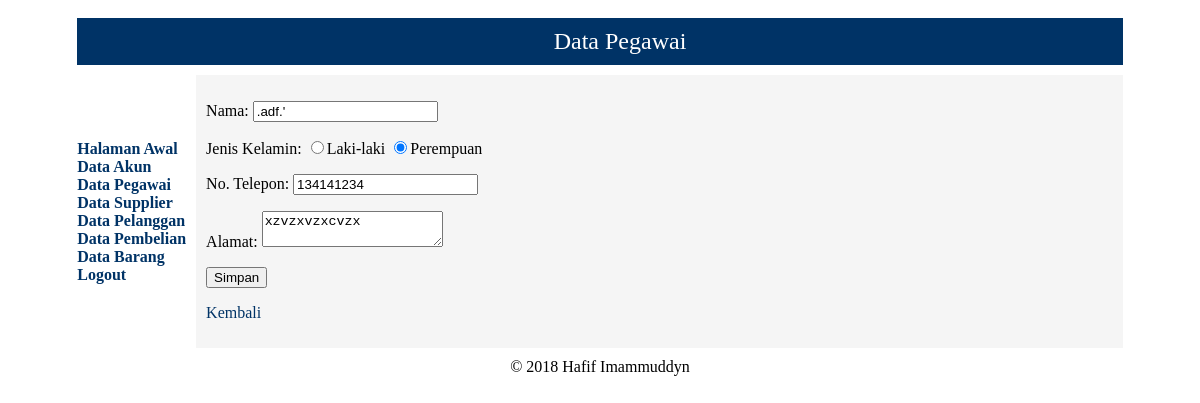
Page /edit_pegawai.php?id=30 (signed in) on the earlier database version.
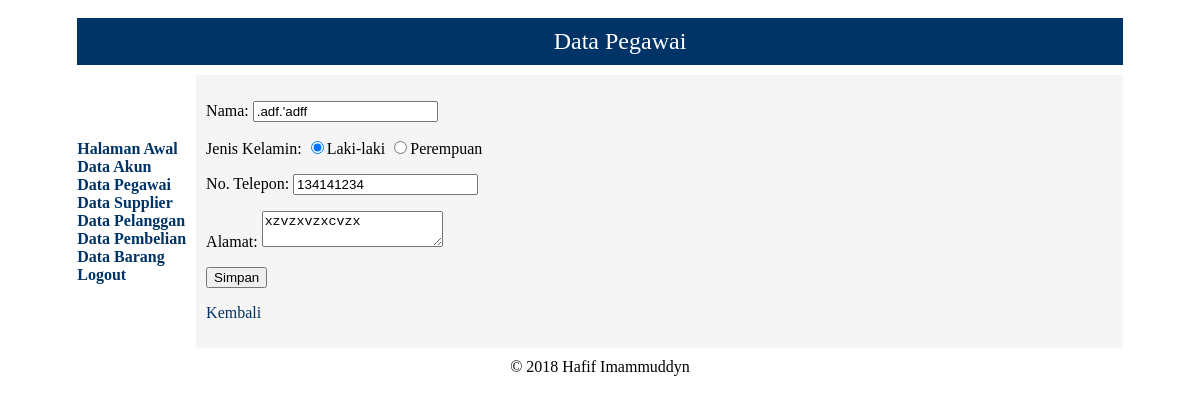
Same page on the later database version.
### tables this page shows
CREATE TABLE `tb_pegawai` (
  `kode_pegawai` int(11) NOT NULL AUTO_INCREMENT,
  `nama_lengkap` varchar(100) NOT NULL,
  `jenis_kelamin` enum('L','P') NOT NULL,
  `no_telepon` varchar(15) NOT NULL,
  `alamat` varchar(255) NOT NULL,
  PRIMARY KEY (`kode_pegawai`)
);

### edit_pegawai.php (the view, shortened to what this page needs)
<?php
if (isset($_GET['id']) && is_numeric($_GET['id'])) {
    $id = $_GET['id'];
} elseif (isset($_POST['id']) && is_numeric($_POST['id'])) {
    $id = $_POST['id'];
} else {
  idError:
    echo '<p>Terjadi kesalahan saat mencoba mengakses halaman ini.<p>';
    goto endScript;
}
require('mysqli_connect.php');
$q = "SELECT * FROM tb_pegawai WHERE kode_pegawai = $id";
$r = @mysqli_query($dbc, $q);
if ($r) {
    if (mysqli_num_rows($r) == 1) {
        $row = mysqli_fetch_array($r, MYSQLI_ASSOC);
    } else {
        goto idError;
    }
} else {
    goto idError;
}
if ($_SERVER['REQUEST_METHOD'] == 'POST') {
    $val = array_map('strip_tags', $_POST);
    $val = array_map('htmlentities', $val);
    $val = array_map('trim', $val);
    $errors = [];
    if (empty($val['nama']) && !preg_match("/^[\w+|\040*|\'*|\056*]{2,100}$/", $val['nama'])) {
        $errors[] = 'Nama tidak valid!';
    }
    if (empty($val['jk']) || !in_array($val['jk'], ['L', 'P'])) {
        $errors[] = 'Jenis kelamin tidak valid!';
    }
    if (empty($val['no_telp']) || !is_numeric($val['no_telp']) || (strlen($val['no_telp']) < 3) || (strlen($val['no_telp']) > 15)) {
        $errors[] = 'No. Telepon tidak valid!';
    }
    if (empty($val['alamat']) || (strlen($val['alamat']) < 4) || (strlen($val['alamat']) > 255)) {
        $errors[] = 'Alamat tidak valid!';
    }
    checkError:
    if (!empty($errors)) {
        echo '<h2>Terjadi kesalahan!</h2><p>';
        foreach ($errors as $e) {
            echo ' - ' . $e . '<br />';
        }
        echo '</p>';
        goto form;
    } else {
        $nl = mysqli_real_escape_string($dbc, $val['nama']);
        $jk = mysqli_real_escape_string($dbc, $val['jk']);
        $nt = mysqli_real_escape_string($dbc, $val['no_telp']);
        $a = mysqli_real_escape_string($dbc, $val['alamat']);
        $q = "SELECT * FROM tb_pegawai WHERE (kode_pegawai != $id AND ((nama_lengkap = '$nl' AND jenis_kelamin = '$jk' AND alamat = '$a') OR (no_telepon = '$nt')))";
        $r = @mysqli_query($dbc, $q);
        if ($r) {
            if (mysqli_num_rows($r) != 0) {
                $errors[] = 'Data sudah ada!';
                goto checkError;
            } else {
                $q = "UPDATE tb_pegawai SET nama_lengkap = '$nl', jenis_kelamin = '$jk', no_telepon = '$nt', alamat = '$a' WHERE kode_pegawai = $id LIMIT 1";
                $r = @mysqli_query($dbc, $q);
                if ($r) {
                    if (mysqli_affected_rows($dbc) == 1) {
                        echo '<p>Perubahan berhasil disimpan.</p>';
                    } else {
                        echo '<p>Tidak ada perubahan yang disimpan.</p>';
                    }
                } else {
                    echo '<h2>Terjadi kesalahan sistem!</h2><p>Query: ' . mysqli_error($dbc) . '</p>';
                }
            }
        } else {
            echo '<h2>Terjadi kesalahan sistem!</h2><p>Query: ' . mysqli_error($dbc) . '</p>';
        }
    }
} else {
    if (isset($val['nama'])) {
        $stNama = $val['nama'];
    } else {
        $stNama = $row['nama_lengkap'];
    }
    if (isset($val['jk'])) {
        $stJk = $val['jk'];
    } else {
        $stJk = $row['jenis_kelamin'];
    }
    if (isset($val['no_telp'])) {
        $stNt = $val['no_telp'];
    } else {
        $stNt = $row['no_telepon'];
    }
    if (isset($val['alamat'])) {
        $stA = $val['alamat'];
    } else {
        $stA = $row['alamat'];
    }
    echo '<form action="edit_pegawai.php" method="post">
        <p>Nama: <input name="nama" type="text" minlength="2" maxlength="100" value="' . $stNama . '" /></p>
        <p>Jenis Kelamin: <input name="jk" type="radio" value="L" ' . (($stJk == 'L') ? ' checked="checked"' : '') . '/>Laki-laki <input name="jk" type="radio" value="P" ' . (($stJk == 'P') ? ' checked="checked"' : '') . ' />Perempuan</p>
        <p>No. Telepon: <input name="no_telp" type="text" minlength="3" maxlength="15" value="' . $stNt . '" /></p>
        <p>Alamat: <textarea name="alamat" row="6" col="50">' . $stA . '</textarea></p>
        <p><input name="id" type="hidden" value="' . $id . '" /></p>
        <p><input name="submit" type="submit" value="Simpan" /></p>
      </form>';
}
echo '<p><a class="navlink" href="lihat_pegawai.php">Kembali</a></p>';
?>

Differences in the rows shown:
changed tb_pegawai "xzvzxvzxcvzx": nama ".adf.'" → ".adf.'adff"; jenis_kelamin "☐" → "☑"; jenis_kelamin "☑" → "☐"
